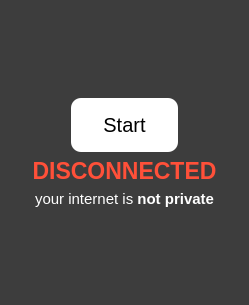
<?xml version="1.0" encoding="UTF-8"?>
<ui version="4.0">
 <class>MainWindow</class>
 <widget class="QMainWindow" name="MainWindow">
  <property name="enabled">
   <bool>true</bool>
  </property>
  <property name="geometry">
   <rect>
    <x>0</x>
    <y>0</y>
    <width>249</width>
    <height>305</height>
   </rect>
  </property>
  <property name="minimumSize">
   <size>
    <width>249</width>
    <height>305</height>
   </size>
  </property>
  <property name="maximumSize">
   <size>
    <width>249</width>
    <height>305</height>
   </size>
  </property>
  <property name="windowTitle">
   <string>warp cloudflare</string>
  </property>
  <property name="styleSheet">
   <string notr="true">background:#3d3d3d;</string>
  </property>
  <widget class="QWidget" name="centralwidget">
   <layout class="QGridLayout" name="gridLayout_3">
    <item row="0" column="0">
     <spacer name="verticalSpacer_2">
      <property name="orientation">
       <enum>Qt::Vertical</enum>
      </property>
      <property name="sizeHint" stdset="0">
       <size>
        <width>20</width>
        <height>40</height>
       </size>
      </property>
     </spacer>
    </item>
    <item row="1" column="0">
     <layout class="QGridLayout" name="gridLayout">
      <item row="1" column="2">
       <spacer name="horizontalSpacer_2">
        <property name="orientation">
         <enum>Qt::Horizontal</enum>
        </property>
        <property name="sizeHint" stdset="0">
         <size>
          <width>40</width>
          <height>20</height>
         </size>
        </property>
       </spacer>
      </item>
      <item row="1" column="0">
       <spacer name="horizontalSpacer">
        <property name="orientation">
         <enum>Qt::Horizontal</enum>
        </property>
        <property name="sizeHint" stdset="0">
         <size>
          <width>40</width>
          <height>20</height>
         </size>
        </property>
       </spacer>
      </item>
      <item row="1" column="1">
       <widget class="QPushButton" name="pushButton_start_end">
        <property name="cursor">
         <cursorShape>PointingHandCursor</cursorShape>
        </property>
        <property name="styleSheet">
         <string notr="true">QPushButton{
    background-color: #fff; /* Green */
    border: none;
    color: #000;
    padding: 15px 32px;
    text-align: center;
    text-decoration: none;
    font-size: 20px;
    border-radius:10px;
}
QPushButton:hover
{
	background-color:#3bb300;
	color: #fff;
}
</string>
        </property>
        <property name="text">
         <string>Start</string>
        </property>
       </widget>
      </item>
     </layout>
    </item>
    <item row="4" column="0">
     <widget class="QLabel" name="label_status_sub_message">
      <property name="text">
       <string>&lt;html&gt;&lt;head/&gt;&lt;body&gt;&lt;p&gt;&lt;span style=&quot; font-size:11pt; color:#ffffff;&quot;&gt;your internet is &lt;/span&gt;&lt;span style=&quot; font-size:11pt; font-weight:600; color:#ffffff;&quot;&gt;not private&lt;/span&gt;&lt;/p&gt;&lt;/body&gt;&lt;/html&gt;</string>
      </property>
      <property name="alignment">
       <set>Qt::AlignCenter</set>
      </property>
     </widget>
    </item>
    <item row="5" column="0">
     <spacer name="verticalSpacer">
      <property name="orientation">
       <enum>Qt::Vertical</enum>
      </property>
      <property name="sizeHint" stdset="0">
       <size>
        <width>20</width>
        <height>40</height>
       </size>
      </property>
     </spacer>
    </item>
    <item row="3" column="0">
     <widget class="QLabel" name="label_status_message">
      <property name="font">
       <font>
        <pointsize>17</pointsize>
        <weight>75</weight>
        <bold>true</bold>
       </font>
      </property>
      <property name="styleSheet">
       <string notr="true">color:rgb(255, 80, 57);</string>
      </property>
      <property name="text">
       <string>DISCONNECTED</string>
      </property>
      <property name="alignment">
       <set>Qt::AlignCenter</set>
      </property>
     </widget>
    </item>
   </layout>
  </widget>
 </widget>
 <resources/>
 <connections/>
</ui>
